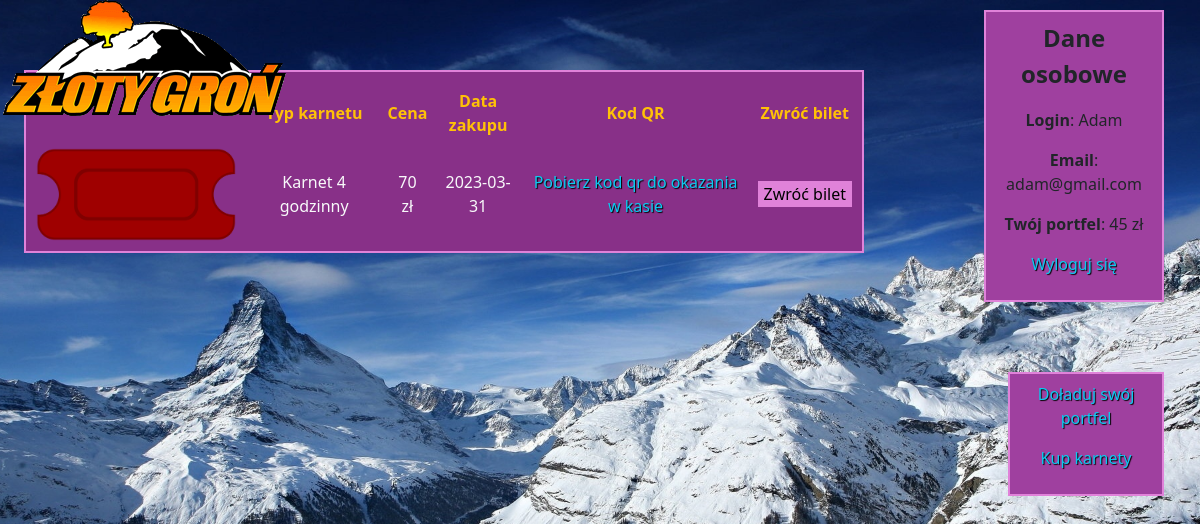
Screenshot of /wynik.php (signed in) with the database file from the repository.
### tables this page shows
CREATE TABLE `paragon` (
  `id` int(11) NOT NULL,
  `klient` int(11) DEFAULT NULL,
  `karnet` int(11) DEFAULT NULL,
  `data` date NOT NULL DEFAULT current_timestamp(),
  `kod` int(11) DEFAULT NULL
);

CREATE TABLE `karnety` (
  `id` int(11) NOT NULL,
  `cena` float DEFAULT NULL,
  `opis` text DEFAULT NULL
);

### wynik.php (the view, shortened to what this page needs)
<?php
    require_once "connect.php";
    $connect = new mysqli($host,$db_user,$db_password,$db_name);
    $zapytanie_karnety = "SELECT paragon.id AS p_id, paragon.*, karnety.* from paragon JOIN karnety ON paragon.karnet=karnety.id WHERE klient=$_SESSION[id]";
    $result = mysqli_query($connect,$zapytanie_karnety);
?>
<!DOCTYPE html>
<html lang="pl">
<head>
    <link href="https://cdn.jsdelivr.net/npm/bootstrap@5.3.0-alpha1/dist/css/bootstrap.min.css" rel="stylesheet">
    <link rel="stylesheet" href="style.css">
</head>
<body class="bg-danger-subtle">
    <div class="logo">
        <a href="main_page.php">
            <img src="zdjecia/logo.png" alt="logo">
        </a>
    </div>
    <?php
        if ($_SESSION['ban'] == 1)
        {
            ?>
                <div class="text-center fs-5 p-4 text-light centrowanie ban">
                    <p class="fs-4">
                        Jesteś zbanowany
                    </p>
                    <a href="logout.php" class="text-info" id="cien">Wyloguj się</a>
                </div>
            <?php
        }
        else
        {
    ?>
        <div class="text-center text-light twoje_karnety">
            <table class="table_twoje_karnety">
                <tr class="text-warning">
                    <th class="tr_twoje_karnety"></th>
                    <th class="tr_twoje_karnety">Typ karnetu</th>
                    <th class="tr_twoje_karnety">Cena</th>
                    <th class="tr_twoje_karnety">Data zakupu</th>
                    <th class="tr_twoje_karnety">Kod QR</th>
                    <th class="tr_twoje_karnety">Zwróć bilet</th>
                </tr>
                <?php
                    while ($row = mysqli_fetch_array ($result))
                    {
                        $path = 'zdjecia/qr/';
                        $file = $path.uniqid().'.png';
                        echo '<tr class="tr_twoje_karnety">
                        <td class="td_twoje_karnety zdj_twoje"><img src="zdjecia/bilet.png" alt="bilet" class="twoj_bilet"></td>
                        <td class="td_twoje_karnety">'.$row['opis'].'</td>
                        <td class="td_twoje_karnety">'.$row['cena'].' zł</td>
                        <td class="td_twoje_karnety">'.$row['data'].'</td>
                        <td class="td_twoje_karnety"><a href="'.$file.'" download class="text-info" id="cien">Pobierz kod qr do okazania w kasie</a></td>
                        <td class="td_twoje_karnety">
                        <form action="#" method="post"><input name="zwrot" value="'.$row['p_id'].'" type="hidden"><input name="cena_zwrotu" value="'.$row['cena'].'" type="hidden"><input type="submit" value="Zwróć bilet"></form>
                        </td>
                        </tr>';
                    }
                ?>
            </table>
        </div>
        <div class="p-2 text-center dane_osobowe">
            <p class="fs-4"><b>Dane osobowe</b></p>
            <?php
                echo '<p><b>Login</b>: '.$_SESSION['user'].'</p>
                <p><b>Email</b>: '.$_SESSION['email'].'</p>
                <p><b>Twój portfel</b>: '.$_SESSION['portfel'].' zł</p>
                <p><a href="logout.php" class="text-info" id="cien">Wyloguj się</a></p>
                ';
            ?>
        </div>
        <div class="p-2 text-center dodatkowe_info">
            <p><a href="doladowanie.php" class="text-info" id="cien">Doładuj swój portfel</a></p>
            <p><a href="karnety.php" class="text-info" id="cien">Kup karnety</a></p>
        </div>
    <?php
        }
    ?>
</body>
</html>

### style.css (style rules this page uses)
.logo { position: fixed; left: 0px; top: 0px; border: none; }
body { background-image: url(zdjecia/tło.jpg); background-position: center; background-repeat: no-repeat; background-attachment: fixed; background-size: cover; }
div { border: 2px rgb(224, 130, 217) solid; }
input[type="submit"] { border: none; background-color: rgb(224, 130, 217); transition: 0.22s all ease; }
a { text-decoration: none; text-transform: none; transition: all 0.12s ease; }
#cien { text-shadow: 1px 1px 1px black; }
.twoje_karnety { background-color: rgb(136, 48, 136); width: 70%; margin-left: 2%; margin-right: auto; margin-top: 5%; float: left; }
.table_twoje_karnety { width: 100%; }
.th_twoje_karnety,.td_twoje_karnety { padding: 10px; }
.zdj_twoje { width: 205px; }
.twoj_bilet { width: 200px; }
.dane_osobowe { background-color: rgb(159, 64, 159); width: 15%; margin-top: 10px; margin-right: 3%; margin-left: auto; }
.dodatkowe_info { background-color: rgb(159, 64, 159); width: 13%; margin-top: 70px; margin-right: 3%; margin-left: auto; }

### rows the page displays
paragon: karnet.opis "Karnet 4 godzinny", karnet.cena "70", data "2023-03-31"

### other values shown
$_SESSION['user'] "Adam"
$_SESSION['email'] "adam@gmail.com"
$_SESSION['portfel'] "45"
